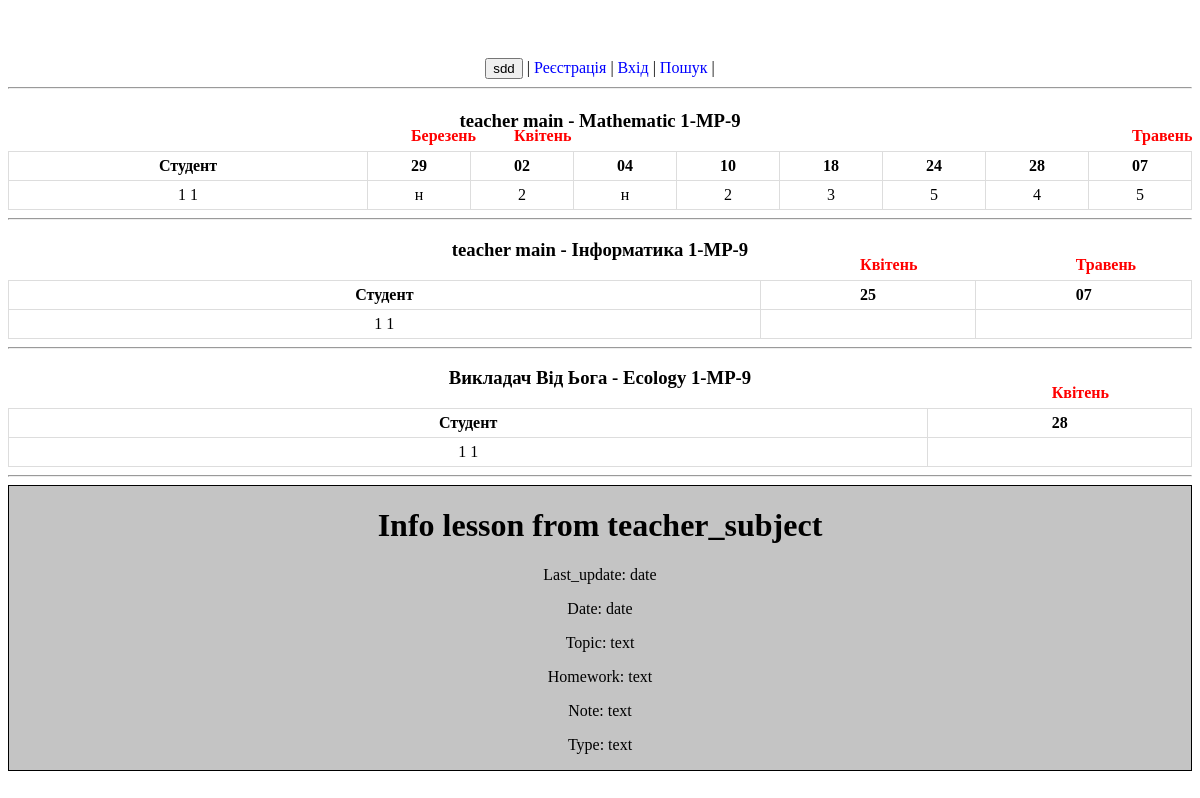
The app's page /journal/student-9/ with its own data.
### journal/models.py (models this page shows, shortened)
class TeacherSubject(models.Model):
    teacher = models.ForeignKey("Teacher", on_delete=models.CASCADE, verbose_name="Викладач")
    group_subject = models.ForeignKey("GroupSubject", on_delete=models.CASCADE)
    semester = models.PositiveIntegerField(verbose_name="Семестр")
    academic_year = models.CharField(max_length=4, verbose_name="Навчальний рік")
    students = models.CharField(max_length=1000, null=True, verbose_name="Студенти")
    def __str__(self):
        return f"{self.teacher} - {self.group_subject}"
    def get_students(self) -> list:
        return json.loads(self.students)
    def if_exist(self) -> bool:
        if self.students is not None:
            return True
        return False
    def check_student(self, student_pk) -> bool:
        if self.if_exist():
            if str(student_pk) in self.get_students():
                return True
            return False
        return False

class Teacher(models.Model):
    user = models.OneToOneField(settings.AUTH_USER_MODEL, on_delete=models.CASCADE)
    specializations = models.CharField(max_length=1000, null=True, verbose_name="Спеціалізації")
    def __str__(self):
        return str(self.user)

class CustomUser(AbstractBaseUser):
    name = models.CharField(max_length=15, null=False, verbose_name="Ім'я")
    surname = models.CharField(max_length=15, null=False, verbose_name="Прізвище")
    patronymic = models.CharField(max_length=15, blank=True, null=True, verbose_name="По батькові")
    email = models.EmailField(unique=True)  # require
    phone_number = models.CharField(max_length=16, blank=True, null=True, verbose_name="Номер телефону")
    avatar = models.ImageField(upload_to='user/avatar/', blank=True, null=True, verbose_name="Аватар")
    date_of_birth = models.DateField(null=True, verbose_name="День народження")
    about = models.TextField(null=True, verbose_name="Про себе")
    role = models.CharField(max_length=8, null=False, default="Other", verbose_name="Роль")
    is_active = models.BooleanField(default=True)
    is_staff = models.BooleanField(default=False)
    is_admin = models.BooleanField(default=False)
    USERNAME_FIELD = 'email'
    REQUIRED_FIELDS = ["name", "surname"]
    objects = CustomUserManager()
    def __str__(self):
        if self.name and self.surname:
            return f'{self.surname} {self.name}'
        return self.email.split('@')[0]

class GroupSubject(models.Model):
    group = models.ForeignKey('Group', on_delete=models.CASCADE, verbose_name="Група")
    subject = models.ForeignKey('Subject', on_delete=models.CASCADE, verbose_name="Предмет")
    amount_of_hours = models.PositiveIntegerField(verbose_name="Кількість годин")
    def __str__(self):
        return f"{self.subject.name} {self.group.name}"

class Subject(models.Model):
    name = models.CharField(max_length=45, verbose_name="Назва предмету")
    slug = models.SlugField(max_length=45, unique=True, verbose_name="Ідентифікатор")
    short_name = models.CharField(max_length=33, verbose_name="Скорочена назва предмету")
    evaluation_system = models.ForeignKey("EvaluationSystem", on_delete=models.CASCADE, verbose_name="Система оцінювання")

class Group(models.Model):
    name = models.CharField(max_length=45, verbose_name="Назва групи")
    slug = models.SlugField(max_length=45, unique=True, verbose_name="URL")
    teacher = models.OneToOneField('Teacher', on_delete=models.CASCADE)

class Lesson(models.Model):
    date = models.DateField(default=timezone.now, verbose_name="Дата")
    last_update = models.DateTimeField(auto_now=True, verbose_name="Останнє оновлення")
    topic = models.CharField(max_length=200, verbose_name="Тема", null=True)
    homework = models.CharField(max_length=200, verbose_name="Домашнє завдання", null=True)
    note = models.CharField(max_length=200, verbose_name="Примітка", null=True)
    type = models.ForeignKey('LessonType', on_delete=models.CASCADE, verbose_name="Тип")
    teacher_subject = models.ForeignKey("TeacherSubject", on_delete=models.CASCADE)

class Student(models.Model):
    user = models.OneToOneField(settings.AUTH_USER_MODEL, on_delete=models.CASCADE)
    group = models.ForeignKey("Group", on_delete=models.CASCADE, verbose_name="Група")
    def __str__(self):
        return str(self.user)

class StudentLesson(models.Model):
    lesson = models.ForeignKey("Lesson", on_delete=models.CASCADE, verbose_name="Предмет")
    student = models.ForeignKey("Student", on_delete=models.CASCADE, verbose_name="Студент")
    mark = models.CharField(max_length=3, null=True, verbose_name="Оцінка")
    date = models.DateField(auto_now_add=True, verbose_name="Дата")

### journal/views.py (the view, shortened to what this page needs)
# urls.py: path('journal/student-<int:student_pk>/', student_journal, name="student_journal"),
def student_journal(request, student_pk):
    student_obj = Student.objects.get(pk=student_pk)
    group_subject_objs = GroupSubject.objects.filter(group=student_obj.group)
    group_teacher_subject_objs = TeacherSubject.objects.filter(group_subject__in=group_subject_objs)
    st_teacher_subject_objs = [obj for obj in group_teacher_subject_objs if obj.check_student(student_pk)]
    lesson_objs = Lesson.objects.filter(teacher_subject__in=st_teacher_subject_objs)
    st_lesson_objs = StudentLesson.objects.filter(lesson__in=lesson_objs, student=student_obj).order_by('lesson__date')
    months = {}
    for st_teacher_subject_obj in st_teacher_subject_objs:
        l_lesson_objs = Lesson.objects.filter(teacher_subject=st_teacher_subject_obj)
        l_months = {}
        for lesson_obj in l_lesson_objs:
            month = number_to_month(lesson_obj.date.month)
            if month not in l_months.values():
                l_months.update({lesson_obj.pk: month})
                months.update({lesson_obj.pk: month})
    context = {
        'title': 'Student journal',
        'student': student_obj,
        'st_teacher_subjects': st_teacher_subject_objs,
        'lessons': lesson_objs,
        'student_lessons': st_lesson_objs,
        'months': json.dumps(months),
    }
    return render(request, 'journal/student_journal.html', context=context)

### journal/views.py (called while the page is built)
def number_to_month(number):
    if number == 1:
        return "Січень"
    elif number == 2:
        return "Лютий"
    elif number == 3:
        return "Березень"
    elif number == 4:
        return "Квітень"
    elif number == 5:
        return "Травень"
    elif number == 6:
        return "Червень"
    elif number == 7:
        return "Липень"
    elif number == 8:
        return "Серпень"
    elif number == 9:
        return "Вересень"
    elif number == 10:
        return "Жовтень"
    elif number == 11:
        return "Листопад"
    elif number == 12:
        return "Грудень"
    else:
        return "Undefind"

### journal/templates/journal/student_journal.html (shortened to what this page needs)
{% extends 'journal/base.html' %}
{% block main %}
{% for obj in st_teacher_subjects %}
    <h3>{{ obj }}</h3>
    <table>
        <tr>
            <th>Студент</th>
            {% for lesson in lessons %}
                {% if obj == lesson.teacher_subject %}
                    <th class="lesson_date" id="lesson{{ lesson.pk }}" data-lesson-pk="{{ lesson.pk }}" style="position: relative;">
                        <span>{{ lesson.date | date:"d" }}</span>
                    </th>
                {% endif %}
            {% endfor %}
        </tr>
        <tr>
            <td>{{ student }}</td>
            {% for lesson in lessons %}
                {% if obj == lesson.teacher_subject %}
                <td>
                    {% for student_lesson in student_lessons %}
                        {% if lesson == student_lesson.lesson %}
                            {{ student_lesson.mark }}
                        {% endif %}
                    {% endfor%}
                </td>
                {% endif %}
            {% endfor %}
        </tr>
    </table>
<hr>
{% endfor %}
<div id="lesson_info" style="background-color: #c4c4c4; border: 1px solid black;">
    <h1>Info lesson from <span id="lesson-info-teacher_subject">teacher_subject</span></h1>
    <p>Last_update: <span id="lesson-info-last_update">date</span></p>
    <p>Date: <span id="lesson-info-date">date</span></p>
    <p>Topic: <span id="lesson-info-topic">text</span></p>
    <p>Homework: <span id="lesson-info-homework">text</span></p>
    <p>Note: <span id="lesson-info-note">text</span></p>
    <p>Type: <span id="lesson-info-type">text</span></p>
</div>
{% endblock %}

### journal/static/journal/styles.css (style rules this page uses)
table, td, th { border: 1px solid #ddd; text-align: left; }
table { border-collapse: collapse; width: 100%; }
th, td { padding: 15px; }
th, td { padding: 5px 0; text-align: center; }
th:before { content: attr(data-content); color: red; position: absolute; bottom: 35px; }
th span { cursor: pointer; }

### records on screen
TeacherSubject: teacher+group_subject "teacher main - Mathematic 1-MP-9"
Lesson: date "29"
Lesson: date "02"
Lesson: date "04"
Lesson: date "10"
Lesson: date "18"
Lesson: date "24"
Lesson: date "28"
Lesson: date "07"
Student: user.surname "1 1"
StudentLesson: mark "н"
StudentLesson: mark "2"
StudentLesson: mark "н"
StudentLesson: mark "2"
StudentLesson: mark "3"
StudentLesson: mark "5"
StudentLesson: mark "4"
StudentLesson: mark "5"
TeacherSubject: teacher+group_subject "teacher main - Інформатика 1-MP-9"
Lesson: date "25"
Lesson: date "07"
TeacherSubject: teacher+group_subject "Викладач Від Ьога - Ecology 1-MP-9"
Lesson: date "28"
